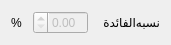
   <widget class="QWidget" name="horizontalLayoutWidget_8">
    <property name="geometry">
     <rect>
      <x>140</x>
      <y>120</y>
      <width>171</width>
      <height>31</height>
     </rect>
    </property>
    <layout class="QHBoxLayout" name="horizontalLayout_11">
     <item>
      <widget class="QLabel" name="label_17">
       <property name="maximumSize">
        <size>
         <width>16</width>
         <height>16777215</height>
        </size>
       </property>
       <property name="layoutDirection">
        <enum>Qt::RightToLeft</enum>
       </property>
       <property name="text">
        <string>%</string>
       </property>
       <property name="scaledContents">
        <bool>false</bool>
       </property>
       <property name="margin">
        <number>0</number>
       </property>
       <property name="indent">
        <number>-1</number>
       </property>
      </widget>
     </item>
     <item>
      <widget class="QDoubleSpinBox" name="QDubleSpiner_interestRate">
       <property name="enabled">
        <bool>false</bool>
       </property>
       <property name="maximumSize">
        <size>
         <width>55</width>
         <height>16777215</height>
        </size>
       </property>
       <property name="layoutDirection">
        <enum>Qt::RightToLeft</enum>
       </property>
       <property name="styleSheet">
        <string notr="true"/>
       </property>
       <property name="minimum">
        <double>0.000000000000000</double>
       </property>
       <property name="maximum">
        <double>100.000000000000000</double>
       </property>
       <property name="value">
        <double>0.000000000000000</double>
       </property>
      </widget>
     </item>
     <item>
      <widget class="QLabel" name="label_18">
       <property name="maximumSize">
        <size>
         <width>107</width>
         <height>16777215</height>
        </size>
       </property>
       <property name="layoutDirection">
        <enum>Qt::RightToLeft</enum>
       </property>
       <property name="text">
        <string>&lt;html&gt;&lt;head/&gt;&lt;body&gt;&lt;p align=&quot;right&quot;&gt;&lt;span style=&quot; color:#000000;&quot;&gt;نسبه&lt;/span&gt;الفائدة&lt;/p&gt;&lt;/body&gt;&lt;/html&gt;</string>
       </property>
       <property name="scaledContents">
        <bool>false</bool>
       </property>
       <property name="margin">
        <number>0</number>
       </property>
       <property name="indent">
        <number>-1</number>
       </property>
      </widget>
     </item>
    </layout>
   </widget>
